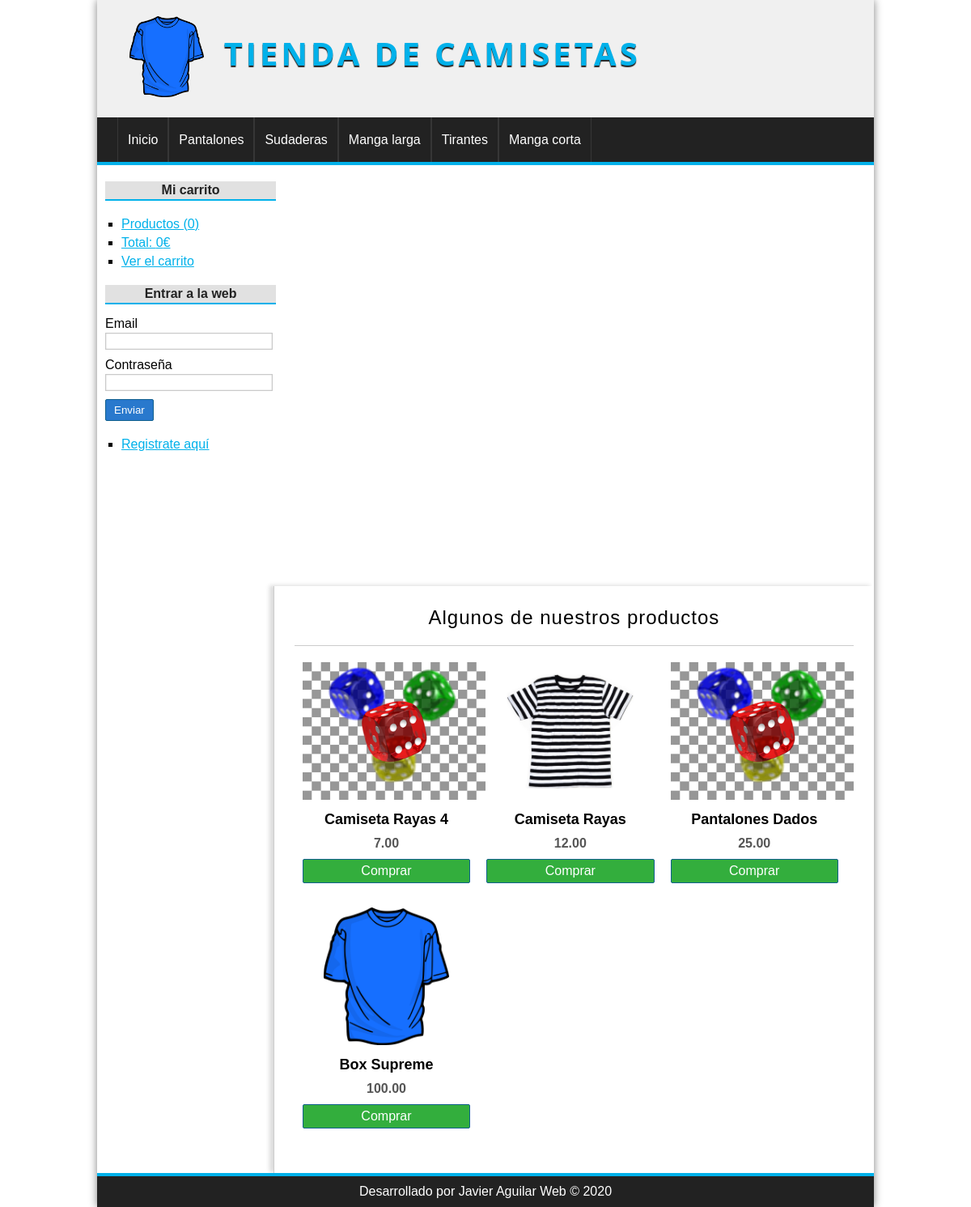
The page / on the database its author committed.
### tables this page shows
CREATE TABLE `categorias` (
  `id` int(255) NOT NULL AUTO_INCREMENT,
  `nombre` varchar(100) NOT NULL,
  PRIMARY KEY (`id`)
);

CREATE TABLE `productos` (
  `id` int(255) NOT NULL AUTO_INCREMENT,
  `categoria_id` int(255) NOT NULL,
  `nombre` varchar(100) NOT NULL,
  `descripcion` text,
  `precio` float(100,2) NOT NULL,
  `stock` int(255) NOT NULL,
  `oferta` varchar(2) DEFAULT NULL,
  `fecha` date NOT NULL,
  `imagen` varchar(255) DEFAULT NULL,
  PRIMARY KEY (`id`),
  KEY `fk_producto_categoria` (`categoria_id`),
  CONSTRAINT `fk_producto_categoria` FOREIGN KEY (`categoria_id`) REFERENCES `categorias` (`id`)
);

### config/db.php (called while the page is built)
<?php
class Database {
       public static function connect() {
              $db = new mysqli('localhost:3306', 'root', 'javi1234', 'tienda_camisetas');
              $db->query("SET NAMES 'utf8'");
              return $db;
       }
}
?>

### helpers/utils.php (called while the page is built, shortened)
<?php
class Utils {
       public static function showCategorias() {
              require_once 'models/Categoria.php';
              $categoria = new Categoria();
              $categorias = $categoria->getAll();
              return $categorias;
       }
       public static function statsCarrito() {
              $stats = array(
                  'count' => 0,
                  'total' => 0
              );
              return $stats;
       }
}

### models/Categoria.php (called while the page is built, shortened)
<?php
class Categoria {
       private $db;
       public function __construct() {
              $this->db = Database::connect();
       }
       public function getAll() {
              $categorias = $this->db->query("SELECT * FROM categorias ORDER BY id DESC;");
              return $categorias;
       }
}

### controllers/ProductoController.php (called while the page is built, shortened)
<?php
require_once 'models/Producto.php';
class ProductoController {
       public function index() {
              $producto = new Producto();
              $productos = $producto->getRandom(6);
              require_once 'views/producto/destacados.phtml';
       }
}

### models/Producto.php (called while the page is built, shortened)
<?php
class Producto {
       private $db;
       function __construct() {
              $this->db = Database::connect();
       }
       public function getRandom($limit) {
              $productos = $this->db->query("SELECT * FROM productos ORDER BY RAND() LIMIT $limit");
              return $productos;
       }
}

### views/producto/destacados.phtml (the view)
<h1>Algunos de nuestros productos</h1>
<?php while ($prod = $productos->fetch_object()) : ?>
       <div class="product">
              <a href="<?= base_url ?>producto/ver&id=<?= $prod->id ?>">
                     <?php if ($prod->imagen != null): ?>
                            <img src="<?= base_url ?>uploads/images/<?= $prod->imagen ?>" />
                     <?php else: ?>
                            <img src="<?= base_url ?>assets/img/camiseta.png" />
                     <?php endif; ?>
                     <h2><?= $prod->nombre ?></h2>
              </a>
              <p><?= $prod->precio ?></p>
              <a href="<?=base_url?>carrito/add&id=<?=$prod->id?>" class="button">Comprar</a>
       </div>
<?php endwhile; ?>

### views/layout/header.phtml (shortened to what this page needs)
<!DOCTYPE html>
<html>
       <head>
              <link rel="stylesheet" href="<?= base_url ?>assets/css/styles.css"/>
       </head>
       <body>
              <div id="container">
                     <header id="header">
                            <div id="logo">
                                   <img src="<?= base_url ?>assets/img/camiseta.png" alt="Camiseta Logo" />
                                   <a href="<?= base_url ?>">Tienda de camisetas</a>
                            </div>
                     </header>
                     <?php $categorias = Utils::showCategorias(); ?>
                     <nav id="menu">
                            <ul>
                                   <li><a href="<?= base_url ?>">Inicio</a></li>
                                   <?php while($cat = $categorias->fetch_object()): ?>
                                   <li><a href="<?=base_url?>categoria/ver&id=<?=$cat->id?>"><?=$cat->nombre?></a></li>
                                   <?php endwhile; ?>
                            </ul>
                     </nav>
                     <div id="content">

### views/layout/sidebar.phtml (shortened to what this page needs)
<aside id="lateral">
       <div id="login" blog="block_aside">
              <h3>Mi carrito</h3>
              <ul>
                     <?php $stats = Utils::statsCarrito();?>
                     <li> <a href="<?= base_url ?>carrito/index">Productos (<?=$stats['count']; ?>)</a></li>
                     <li> <a href="<?= base_url ?>carrito/index">Total: <?=$stats['total']; ?>€</a></li>
                     <li> <a href="<?= base_url ?>carrito/index">Ver el carrito</a></li>
              </ul>
       </div>
       <div id="login" blog="block_aside">
              <?php if (!isset($_SESSION['identity'])): ?>
                     <h3>Entrar a la web</h3>
                     <form action="<?= base_url ?>usuario/login" method="post">
                            <label for="email">Email</label>
                            <input type="email" name="email" />
                            <label for="password">Contraseña</label>
                            <input type="password" name="password" />
                            <input type="submit" value="Enviar"/>
                     </form>
              <?php else: ?>
                     <h3><?= $_SESSION['identity']->nombre ?> <?= $_SESSION['identity']->apellidos ?></h3>
              <?php endif; ?>
              <ul>
                            <?php
                     if (isset($_SESSION['identity'])):
                            ?>
                            <li> <a href="<?= base_url ?>pedido/mis_pedidos">Mis pedidos</a></li>
                            <li> <a href="<?= base_url ?>usuario/logout">Cerrar sesión</a></li>
                     <?php else: ?>
                            <li> <a href="<?= base_url ?>usuario/registro">Registrate aquí</a></li>
                     <?php endif; ?>
              </ul>
       </div>
</aside>
<div id="central">

### index.php (shortened to what this page needs)
<?php
require_once 'config/db.php';
require_once 'helpers/utils.php';
require_once 'views/layout/header.phtml';
require_once 'views/layout/sidebar.phtml';
if (isset($_GET['controller'])) {
       $nombre_controlador = $_GET['controller'] . 'Controller';
} elseif (!isset($_GET['controller']) && !isset($_GET['action'])) {
       $nombre_controlador = controller_default;
} else {
       show_error();
       exit();
}
if (class_exists($nombre_controlador)) {
       $controlador = new $nombre_controlador();
       if (isset($_GET['action']) && method_exists($controlador, $_GET['action'])) {
              $action = $_GET['action'];
              $controlador->$action();
       } elseif (!isset($_GET['controller']) && !isset($_GET['action'])) {
              $action_default = action_default;
              $controlador->$action_default();
       } else {
              show_error();
       }
} else {
       show_error();
}

### assets/css/styles.css (style rules this page uses)
* { padding: 0px; margin: 0px; font-family: sans-serif, Helvetica, Arial; }
body { background: url(../img/bcamiseta.png); }
a { color: #01B1EA; }
#container { width: 80%; margin: 0px auto; box-shadow: 0px 0px 10px gray; background: white; }
#header { height: 145px; background: #F0F0F0; }
#logo { padding: 20px; margin-left: 20px; float:left; }
#logo img { float:left; height: 100px; }
#logo a { float:left; font-size: 40px; letter-spacing: 4px; font-family: 'Open Sans', Helvetica, Arial; text-transform: uppercase; color: #01B1EA; font-weight: bold; text-decoration: none; margin-top: 18px; margin-left: 25px; text-shadow: 0px 2px 1px #222222; transition: all 300ms; }
#menu { clear:both; background: #222; color: white; height: 55px; border-bottom: 4px solid #01B1EA; }
#menu ul { list-style: none; text-decoration: none; margin: 0px auto; margin-left: 25px; }
#menu ul li { line-height: 55px; float:left; border-right: 1px solid #363636; }
#menu a { display: block; color: white; text-decoration: none; padding-left: 12px; padding-right: 12px; transition: all 300ms; }
#menu a:first-child { border-left: 1px solid #363636; }
#content { margin: 0px auto; overflow: hidden; background: white; }
#lateral { width: 22%; min-height: 500px; float: left; margin-top:20px; margin-left: 10px; }
#lateral h3 { display: block; color: #222; width: 100%; text-align: center; padding-top: 2px; padding-bottom: 2px; margin-bottom: 15px; font-size: 16px; font-weight: bold; background: #E1E1E1; border-bottom: 2px solid #01B1EA; }
#lateral ul { margin-top: 20px; margin-bottom: 20px; }
#lateral ul li { list-style: square; margin-left: 20px; margin-top: 5px; margin-bottom: 5px; }
label, input[type="text"], input[type="password"], input[type="email"], input[type="number"], select, textarea { display:block; width: 95%; margin-top: 2px; margin-bottom: 2px; }
input[type="text"], input[type="password"], input[type="email"], input[type="number"], select, textarea { border: 1px solid #C9C9C9; box-shadow: 0px 0px 2px #ccc inset; background: white; padding: 2px; color: gray; transition: all 300ms; }
input[type="button"], input[type="submit"], button, .button { display: block; border-radius: 2px; width: auto; padding: 5px; padding-left: 10px; padding-right: 10px; color: white; background: #2979CD; border: 1px solid #11608E; cursor:pointer; }
.button { background: #33AE3D; color: white !important; text-decoration: none; }
label, input[type="button"], input[type="submit"], button { display:block; margin-top: 10px; }
#central { width: 72%; min-height: 500px; float: right; border-left: 1px solid #ccc; box-shadow: -5px -1px 5px #ddd; padding:25px; }
#central h1 { font-size: 24px; font-weight: normal; letter-spacing: 1px; text-align: center; border-bottom: 1px solid #ccc; margin-bottom: 20px; padding: 20px; padding-top: 0px; }
.product { width: 30%; float:left; margin-left: 10px; margin-right: 10px; margin-bottom: 30px; text-align: center; }
.product a { color:black; text-decoration: none; }
.product img { height:170px; margin-bottom: 10px; }
.product h2 { font-size: 18px; margin-bottom: 10px; }
.product p { font-weight: bold; color: #555; margin-bottom: 10px; }
#footer { clear: both; text-align: center; padding-top:10px; padding-bottom: 10px; color: white; background: #222222; border-top: 4px solid #01B1EA; }

### rows shown on the page
categorias: nombre "Pantalones"
categorias: nombre "Sudaderas"
categorias: nombre "Manga larga"
categorias: nombre "Tirantes"
categorias: nombre "Manga corta"
productos: imagen (picture), nombre "Camiseta Rayas 4", precio "7.00"
productos: imagen (picture), nombre "Camiseta Rayas", precio "12.00"
productos: imagen (picture), nombre "Pantalones Dados", precio "25.00"
productos: nombre "Box Supreme", precio "100.00"

### other values the page prints
$stats['count'] "0"
$stats['total'] "0"
